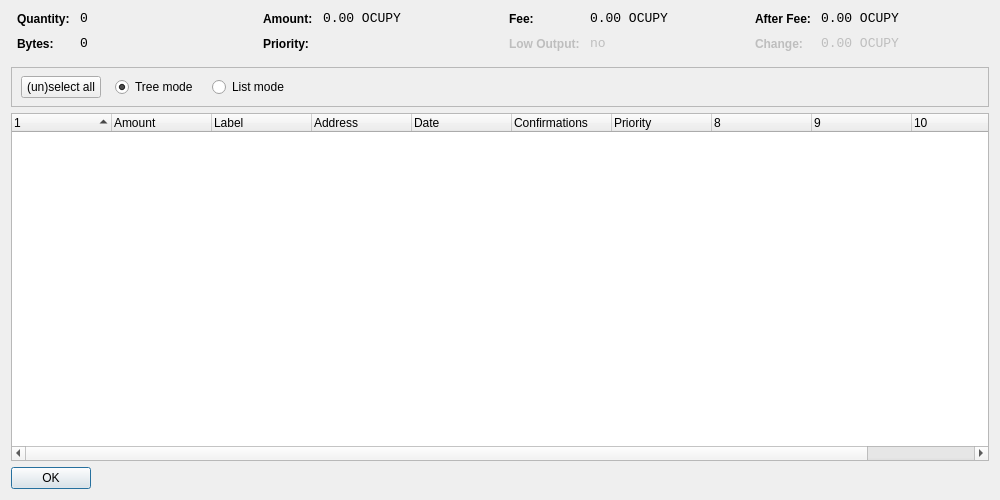
<?xml version="1.0" encoding="UTF-8"?>
<ui version="4.0">
 <class>CoinControlDialog</class>
 <widget class="QDialog" name="CoinControlDialog">
  <property name="geometry">
   <rect>
    <x>0</x>
    <y>0</y>
    <width>1000</width>
    <height>500</height>
   </rect>
  </property>
  <property name="windowTitle">
   <string>Coin Control</string>
  </property>
  <layout class="QVBoxLayout" name="verticalLayout">
   <item>
    <layout class="QHBoxLayout" name="horizontalLayoutTop" stretch="0,0,0,0">
     <property name="topMargin">
      <number>0</number>
     </property>
     <property name="bottomMargin">
      <number>10</number>
     </property>
     <item>
      <layout class="QFormLayout" name="formLayoutCoinControl1">
       <property name="horizontalSpacing">
        <number>10</number>
       </property>
       <property name="verticalSpacing">
        <number>10</number>
       </property>
       <property name="leftMargin">
        <number>6</number>
       </property>
       <property name="rightMargin">
        <number>6</number>
       </property>
       <item row="0" column="0">
        <widget class="QLabel" name="labelCoinControlQuantityText">
         <property name="styleSheet">
          <string notr="true">font-weight:bold;</string>
         </property>
         <property name="text">
          <string>Quantity:</string>
         </property>
        </widget>
       </item>
       <item row="0" column="1">
        <widget class="QLabel" name="labelCoinControlQuantity">
         <property name="font">
          <font>
           <family>Monospace</family>
           <pointsize>10</pointsize>
          </font>
         </property>
         <property name="cursor">
          <cursorShape>IBeamCursor</cursorShape>
         </property>
         <property name="contextMenuPolicy">
          <enum>Qt::ActionsContextMenu</enum>
         </property>
         <property name="text">
          <string notr="true">0</string>
         </property>
         <property name="textInteractionFlags">
          <set>Qt::LinksAccessibleByMouse|Qt::TextSelectableByKeyboard|Qt::TextSelectableByMouse</set>
         </property>
        </widget>
       </item>
       <item row="1" column="0">
        <widget class="QLabel" name="labelCoinControlBytesText">
         <property name="styleSheet">
          <string notr="true">font-weight:bold;</string>
         </property>
         <property name="text">
          <string>Bytes:</string>
         </property>
        </widget>
       </item>
       <item row="1" column="1">
        <widget class="QLabel" name="labelCoinControlBytes">
         <property name="font">
          <font>
           <family>Monospace</family>
           <pointsize>10</pointsize>
          </font>
         </property>
         <property name="cursor">
          <cursorShape>IBeamCursor</cursorShape>
         </property>
         <property name="contextMenuPolicy">
          <enum>Qt::ActionsContextMenu</enum>
         </property>
         <property name="text">
          <string notr="true">0</string>
         </property>
         <property name="textInteractionFlags">
          <set>Qt::LinksAccessibleByMouse|Qt::TextSelectableByKeyboard|Qt::TextSelectableByMouse</set>
         </property>
        </widget>
       </item>
      </layout>
     </item>
     <item>
      <layout class="QFormLayout" name="formLayoutCoinControl2">
       <property name="horizontalSpacing">
        <number>10</number>
       </property>
       <property name="verticalSpacing">
        <number>10</number>
       </property>
       <property name="leftMargin">
        <number>6</number>
       </property>
       <property name="rightMargin">
        <number>6</number>
       </property>
       <item row="0" column="0">
        <widget class="QLabel" name="labelCoinControlAmountText">
         <property name="styleSheet">
          <string notr="true">font-weight:bold;</string>
         </property>
         <property name="text">
          <string>Amount:</string>
         </property>
        </widget>
       </item>
       <item row="0" column="1">
        <widget class="QLabel" name="labelCoinControlAmount">
         <property name="font">
          <font>
           <family>Monospace</family>
           <pointsize>10</pointsize>
          </font>
         </property>
         <property name="cursor">
          <cursorShape>IBeamCursor</cursorShape>
         </property>
         <property name="contextMenuPolicy">
          <enum>Qt::ActionsContextMenu</enum>
         </property>
         <property name="text">
          <string notr="true">0.00 OCUPY</string>
         </property>
         <property name="textInteractionFlags">
          <set>Qt::LinksAccessibleByMouse|Qt::TextSelectableByKeyboard|Qt::TextSelectableByMouse</set>
         </property>
        </widget>
       </item>
       <item row="1" column="0">
        <widget class="QLabel" name="labelCoinControlPriorityText">
         <property name="styleSheet">
          <string notr="true">font-weight:bold;</string>
         </property>
         <property name="text">
          <string>Priority:</string>
         </property>
        </widget>
       </item>
       <item row="1" column="1">
        <widget class="QLabel" name="labelCoinControlPriority">
         <property name="font">
          <font>
           <family>Monospace</family>
           <pointsize>10</pointsize>
          </font>
         </property>
         <property name="cursor">
          <cursorShape>IBeamCursor</cursorShape>
         </property>
         <property name="contextMenuPolicy">
          <enum>Qt::ActionsContextMenu</enum>
         </property>
         <property name="text">
          <string/>
         </property>
         <property name="textInteractionFlags">
          <set>Qt::LinksAccessibleByMouse|Qt::TextSelectableByKeyboard|Qt::TextSelectableByMouse</set>
         </property>
        </widget>
       </item>
      </layout>
     </item>
     <item>
      <layout class="QFormLayout" name="formLayoutCoinControl3">
       <property name="horizontalSpacing">
        <number>10</number>
       </property>
       <property name="verticalSpacing">
        <number>10</number>
       </property>
       <property name="leftMargin">
        <number>6</number>
       </property>
       <property name="rightMargin">
        <number>6</number>
       </property>
       <item row="0" column="0">
        <widget class="QLabel" name="labelCoinControlFeeText">
         <property name="styleSheet">
          <string notr="true">font-weight:bold;</string>
         </property>
         <property name="text">
          <string>Fee:</string>
         </property>
        </widget>
       </item>
       <item row="0" column="1">
        <widget class="QLabel" name="labelCoinControlFee">
         <property name="font">
          <font>
           <family>Monospace</family>
           <pointsize>10</pointsize>
          </font>
         </property>
         <property name="cursor">
          <cursorShape>IBeamCursor</cursorShape>
         </property>
         <property name="contextMenuPolicy">
          <enum>Qt::ActionsContextMenu</enum>
         </property>
         <property name="text">
          <string notr="true">0.00 OCUPY</string>
         </property>
         <property name="textInteractionFlags">
          <set>Qt::LinksAccessibleByMouse|Qt::TextSelectableByKeyboard|Qt::TextSelectableByMouse</set>
         </property>
        </widget>
       </item>
       <item row="1" column="0">
        <widget class="QLabel" name="labelCoinControlLowOutputText">
         <property name="enabled">
          <bool>false</bool>
         </property>
         <property name="styleSheet">
          <string notr="true">font-weight:bold;</string>
         </property>
         <property name="text">
          <string>Low Output:</string>
         </property>
        </widget>
       </item>
       <item row="1" column="1">
        <widget class="QLabel" name="labelCoinControlLowOutput">
         <property name="enabled">
          <bool>false</bool>
         </property>
         <property name="font">
          <font>
           <family>Monospace</family>
           <pointsize>10</pointsize>
          </font>
         </property>
         <property name="cursor">
          <cursorShape>IBeamCursor</cursorShape>
         </property>
         <property name="contextMenuPolicy">
          <enum>Qt::ActionsContextMenu</enum>
         </property>
         <property name="text">
          <string notr="true">no</string>
         </property>
         <property name="textInteractionFlags">
          <set>Qt::LinksAccessibleByMouse|Qt::TextSelectableByKeyboard|Qt::TextSelectableByMouse</set>
         </property>
        </widget>
       </item>
      </layout>
     </item>
     <item>
      <layout class="QFormLayout" name="formLayoutCoinControl4">
       <property name="horizontalSpacing">
        <number>10</number>
       </property>
       <property name="verticalSpacing">
        <number>10</number>
       </property>
       <property name="leftMargin">
        <number>6</number>
       </property>
       <property name="rightMargin">
        <number>6</number>
       </property>
       <item row="0" column="0">
        <widget class="QLabel" name="labelCoinControlAfterFeeText">
         <property name="styleSheet">
          <string notr="true">font-weight:bold;</string>
         </property>
         <property name="text">
          <string>After Fee:</string>
         </property>
        </widget>
       </item>
       <item row="0" column="1">
        <widget class="QLabel" name="labelCoinControlAfterFee">
         <property name="font">
          <font>
           <family>Monospace</family>
           <pointsize>10</pointsize>
          </font>
         </property>
         <property name="cursor">
          <cursorShape>IBeamCursor</cursorShape>
         </property>
         <property name="contextMenuPolicy">
          <enum>Qt::ActionsContextMenu</enum>
         </property>
         <property name="text">
          <string notr="true">0.00 OCUPY</string>
         </property>
         <property name="textInteractionFlags">
          <set>Qt::LinksAccessibleByMouse|Qt::TextSelectableByKeyboard|Qt::TextSelectableByMouse</set>
         </property>
        </widget>
       </item>
       <item row="1" column="0">
        <widget class="QLabel" name="labelCoinControlChangeText">
         <property name="enabled">
          <bool>false</bool>
         </property>
         <property name="styleSheet">
          <string notr="true">font-weight:bold;</string>
         </property>
         <property name="text">
          <string>Change:</string>
         </property>
        </widget>
       </item>
       <item row="1" column="1">
        <widget class="QLabel" name="labelCoinControlChange">
         <property name="enabled">
          <bool>false</bool>
         </property>
         <property name="font">
          <font>
           <family>Monospace</family>
           <pointsize>10</pointsize>
          </font>
         </property>
         <property name="cursor">
          <cursorShape>IBeamCursor</cursorShape>
         </property>
         <property name="contextMenuPolicy">
          <enum>Qt::ActionsContextMenu</enum>
         </property>
         <property name="text">
          <string notr="true">0.00 OCUPY</string>
         </property>
         <property name="textInteractionFlags">
          <set>Qt::LinksAccessibleByMouse|Qt::TextSelectableByKeyboard|Qt::TextSelectableByMouse</set>
         </property>
        </widget>
       </item>
      </layout>
     </item>
    </layout>
   </item>
   <item>
    <widget class="QFrame" name="frame">
     <property name="minimumSize">
      <size>
       <width>0</width>
       <height>40</height>
      </size>
     </property>
     <property name="frameShape">
      <enum>QFrame::StyledPanel</enum>
     </property>
     <property name="frameShadow">
      <enum>QFrame::Sunken</enum>
     </property>
     <widget class="QWidget" name="horizontalLayoutWidget">
      <property name="geometry">
       <rect>
        <x>10</x>
        <y>0</y>
        <width>781</width>
        <height>41</height>
       </rect>
      </property>
      <layout class="QHBoxLayout" name="horizontalLayoutPanel" stretch="0,0,0,0,0">
       <property name="spacing">
        <number>14</number>
       </property>
       <item>
        <widget class="QPushButton" name="pushButtonSelectAll">
         <property name="sizePolicy">
          <sizepolicy hsizetype="Maximum" vsizetype="Fixed">
           <horstretch>0</horstretch>
           <verstretch>0</verstretch>
          </sizepolicy>
         </property>
         <property name="text">
          <string>(un)select all</string>
         </property>
        </widget>
       </item>
       <item>
        <widget class="QRadioButton" name="radioTreeMode">
         <property name="sizePolicy">
          <sizepolicy hsizetype="Maximum" vsizetype="Fixed">
           <horstretch>0</horstretch>
           <verstretch>0</verstretch>
          </sizepolicy>
         </property>
         <property name="text">
          <string>Tree mode</string>
         </property>
         <property name="checked">
          <bool>true</bool>
         </property>
        </widget>
       </item>
       <item>
        <widget class="QRadioButton" name="radioListMode">
         <property name="sizePolicy">
          <sizepolicy hsizetype="Maximum" vsizetype="Fixed">
           <horstretch>0</horstretch>
           <verstretch>0</verstretch>
          </sizepolicy>
         </property>
         <property name="text">
          <string>List mode</string>
         </property>
        </widget>
       </item>
       <item>
        <spacer name="horizontalSpacer">
         <property name="orientation">
          <enum>Qt::Horizontal</enum>
         </property>
         <property name="sizeHint" stdset="0">
          <size>
           <width>40</width>
           <height>20</height>
          </size>
         </property>
        </spacer>
       </item>
      </layout>
     </widget>
    </widget>
   </item>
   <item>
    <widget class="CoinControlTreeWidget" name="treeWidget">
     <property name="contextMenuPolicy">
      <enum>Qt::CustomContextMenu</enum>
     </property>
     <property name="sortingEnabled">
      <bool>false</bool>
     </property>
     <property name="columnCount">
      <number>11</number>
     </property>
     <attribute name="headerShowSortIndicator" stdset="0">
      <bool>true</bool>
     </attribute>
     <attribute name="headerStretchLastSection">
      <bool>false</bool>
     </attribute>
     <column>
      <property name="text">
       <string/>
      </property>
     </column>
     <column>
      <property name="text">
       <string>Amount</string>
      </property>
     </column>
     <column>
      <property name="text">
       <string>Label</string>
      </property>
     </column>
     <column>
      <property name="text">
       <string>Address</string>
      </property>
     </column>
     <column>
      <property name="text">
       <string>Date</string>
      </property>
     </column>
     <column>
      <property name="text">
       <string>Confirmations</string>
      </property>
      <property name="toolTip">
       <string>Confirmed</string>
      </property>
     </column>
     <column>
      <property name="text">
       <string>Priority</string>
      </property>
     </column>
     <column>
      <property name="text">
       <string/>
      </property>
     </column>
     <column>
      <property name="text">
       <string/>
      </property>
     </column>
     <column>
      <property name="text">
       <string/>
      </property>
     </column>
     <column>
      <property name="text">
       <string/>
      </property>
     </column>
    </widget>
   </item>
   <item>
    <widget class="QDialogButtonBox" name="buttonBox">
     <property name="sizePolicy">
      <sizepolicy hsizetype="Maximum" vsizetype="Fixed">
       <horstretch>0</horstretch>
       <verstretch>0</verstretch>
      </sizepolicy>
     </property>
     <property name="orientation">
      <enum>Qt::Horizontal</enum>
     </property>
     <property name="standardButtons">
      <set>QDialogButtonBox::Ok</set>
     </property>
    </widget>
   </item>
  </layout>
 </widget>
 <customwidgets>
  <customwidget>
   <class>CoinControlTreeWidget</class>
   <extends>QTreeWidget</extends>
   <header>coincontroltreewidget.h</header>
  </customwidget>
 </customwidgets>
 <resources/>
 <connections/>
</ui>
